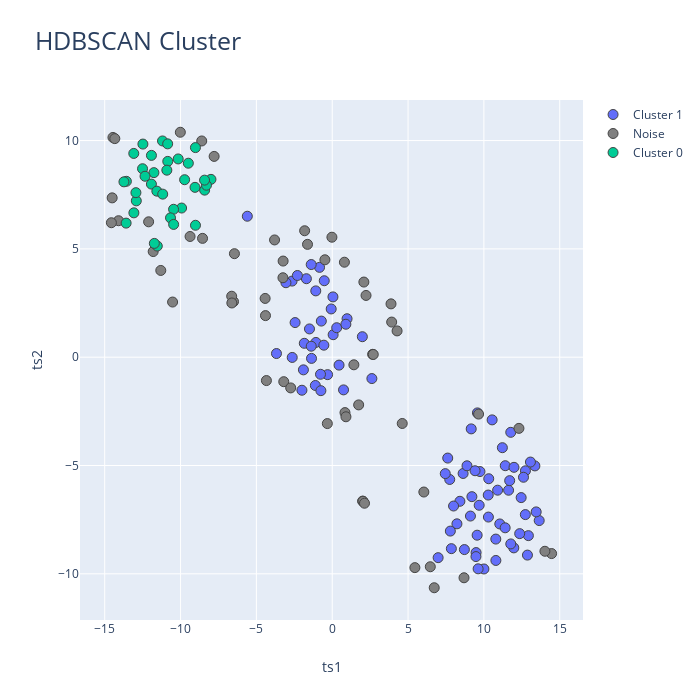

The code cell stored with this chart in its notebook:
### Markdown cell above
## HDBSCAN with t-SNE selected

### Code cell
cluster(df, method='HDBSCAN', dim_method='tsne')
